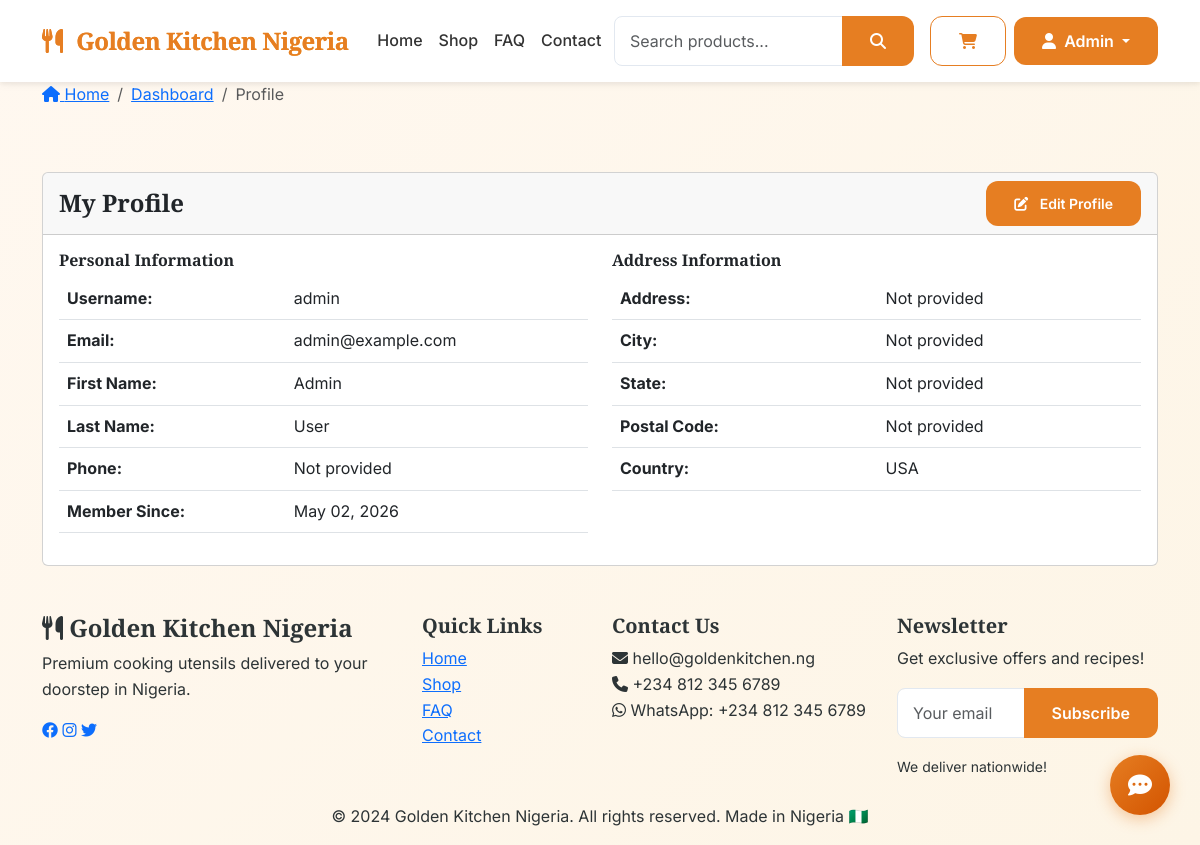
/user/profile (signed in), run on the app's committed database.
### app/models.py (models this page shows, shortened)
class User(UserMixin, db.Model):
    __tablename__ = 'users'
    id = db.Column(db.Integer, primary_key=True)
    email = db.Column(db.String(120), unique=True, nullable=False, index=True)
    username = db.Column(db.String(80), unique=True, nullable=False)
    first_name = db.Column(db.String(50))
    last_name = db.Column(db.String(50))
    password_hash = db.Column(db.String(255), nullable=False)
    is_active = db.Column(db.Boolean, default=True)
    is_admin = db.Column(db.Boolean, default=False)
    email_verified = db.Column(db.Boolean, default=True)
    created_at = db.Column(db.DateTime, default=datetime.utcnow)
    last_login = db.Column(db.DateTime)
    phone = db.Column(db.String(20))
    address = db.Column(db.Text)
    city = db.Column(db.String(100))
    state = db.Column(db.String(100))
    postal_code = db.Column(db.String(20))
    country = db.Column(db.String(100), default='USA')
    newsletter_subscribed = db.Column(db.Boolean, default=False)
    total_spent = db.Column(db.Float, default=0.0)
    order_count = db.Column(db.Integer, default=0)

### app/blueprints/user.py (the view)
@user_bp.route('/profile')
@login_required
def profile():
    return render_template('user/profile.html', user=current_user)

### app/__init__.py (called while the page is built)
@login_manager.user_loader
def load_user(user_id):
    from app.models import User
    return User.query.get(int(user_id))

### app/templates/user/profile.html (shortened to what this page needs)
{% extends "base.html" %}
{% block breadcrumb_items %}
<li class="breadcrumb-item"><a href="{{ url_for('user.dashboard') }}">Dashboard</a></li>
<li class="breadcrumb-item active" aria-current="page">Profile</li>
{% endblock %}
{% block content %}
<div class="profile-page py-5">
    <div class="container">
        <div class="row">
            <div class="col-md-12">
                <div class="card">
                    <div class="card-header d-flex justify-content-between align-items-center">
                        <h4 class="mb-0">My Profile</h4>
                        <a href="{{ url_for('user.edit_profile') }}" class="btn btn-terracotta btn-sm">
                            <i class="fas fa-edit me-2"></i> Edit Profile
                        </a>
                    </div>
                    <div class="card-body">
                        <div class="row">
                            <div class="col-md-6">
                                <h6>Personal Information</h6>
                                <table class="table">
                                    <tr>
                                        <th>Username:</th>
                                        <td>{{ user.username }}</td>
                                    </tr>
                                    <tr>
                                        <th>Email:</th>
                                        <td>{{ user.email }}</td>
                                    </tr>
                                    <tr>
                                        <th>First Name:</th>
                                        <td>{{ user.first_name or 'Not provided' }}</td>
                                    </tr>
                                    <tr>
                                        <th>Last Name:</th>
                                        <td>{{ user.last_name or 'Not provided' }}</td>
                                    </tr>
                                    <tr>
                                        <th>Phone:</th>
                                        <td>{{ user.phone or 'Not provided' }}</td>
                                    </tr>
                                    <tr>
                                        <th>Member Since:</th>
                                        <td>{{ user.created_at.strftime('%B %d, %Y') }}</td>
                                    </tr>
                                </table>
                            </div>
                            <div class="col-md-6">
                                <h6>Address Information</h6>
                                <table class="table">
                                    <tr>
                                        <th>Address:</th>
                                        <td>{{ user.address or 'Not provided' }}</td>
                                    </tr>
                                    <tr>
                                        <th>City:</th>
                                        <td>{{ user.city or 'Not provided' }}</td>
                                    </tr>
                                    <tr>
                                        <th>State:</th>
                                        <td>{{ user.state or 'Not provided' }}</td>
                                    </tr>
                                    <tr>
                                        <th>Postal Code:</th>
                                        <td>{{ user.postal_code or 'Not provided' }}</td>
                                    </tr>
                                    <tr>
                                        <th>Country:</th>
                                        <td>{{ user.country or 'Not provided' }}</td>
                                    </tr>
                                </table>
                            </div>
                        </div>
                    </div>
                </div>
            </div>
        </div>
    </div>
</div>
{% endblock %}

### app/templates/components/navbar.html (shortened to what this page needs)
<nav class="navbar navbar-expand-lg">
    <div class="container">
        <a class="navbar-brand" href="{{ url_for('main.index') }}">
            <i class="fas fa-utensils me-2"></i>
            Golden Kitchen Nigeria
        </a>
        <div class="collapse navbar-collapse" id="navbarNav">
            <ul class="navbar-nav mx-auto">
                <li class="nav-item"><a class="nav-link" href="{{ url_for('main.index') }}">Home</a></li>
                <li class="nav-item"><a class="nav-link" href="{{ url_for('main.products') }}">Shop</a></li>
                <li class="nav-item"><a class="nav-link" href="{{ url_for('main.faq') }}">FAQ</a></li>
                <li class="nav-item"><a class="nav-link" href="{{ url_for('main.contact') }}">Contact</a></li>
            </ul>
            <div class="search-container me-3">
                <form class="search-form" action="{{ url_for('main.search') }}" method="GET" autocomplete="off">
                    <div class="input-group">
                        <input type="text"
                               name="q"
                               id="searchInput"
                               class="form-control"
                               placeholder="Search products..."
                               aria-label="Search"
                               autocomplete="off">
                        <button class="btn btn-terracotta" type="submit">
                            <i class="fas fa-search"></i>
                        </button>
                    </div>
                </form>
            </div>
            <a href="{{ url_for('cart.view_cart') }}" class="btn btn-outline-terracotta position-relative me-2">
                <i class="fas fa-shopping-cart"></i>
            </a>
            {% if current_user.is_authenticated %}
            <div class="dropdown">
                <button class="btn btn-terracotta dropdown-toggle" data-bs-toggle="dropdown">
                    <i class="fas fa-user me-1"></i>
                    {{ current_user.first_name or current_user.username }}
                </button>
            </div>
            {% endif %}
        </div>
    </div>
</nav>

### app/static/css/style.css (style rules this page uses)
:root { --terracotta: #E67E22; --terracotta-light: #F39C12; --terracotta-dark: #D35400; --gold: #FFD700; --gold-light: #FFE44D; --gold-dark: #CCA800; --warm-orange: #F5A623; --clay: #C0392B; --sand: #FDEBD0; --cream: #FFF8F0; --dark-charcoal: #2C3E50; --light-gray: #F7F9FC; --medium-gray: #E2E8F0; --text-dark: #2D3436; --text-light: #636E72; --gradient-primary: linear-gradient(135deg, var(--terracotta) 0%, var(--terracotta-light) 100%); --gradient-dark: linear-gradient(135deg, var(--terracotta-dark) 0%, var(--terracotta) 100%); --gradient-gold: linear-gradient(135deg, var(--gold) 0%, var(--gold-dark) 100%); --gradient-bg: linear-gradient(135deg, var(--cream) 0%, #FDF5E6 100%); --shadow-sm: 0 2px 4px rgba(0,0,0,0.05); --shadow-md: 0 4px 6px rgba(0,0,0,0.07); --shadow-lg: 0 10px 25px rgba(0,0,0,0.1); --shadow-xl: 0 20px 40px rgba(0,0,0,0.15); --shadow-hover: 0 20px 35px rgba(230,126,34,0.15); --radius-sm: 8px; --radius-md: 12px; --radius-lg: 20px; --radius-xl: 30px; }
* { margin: 0; padding: 0; box-sizing: border-box; }
body { font-family: 'Inter', sans-serif; color: var(--text-dark); background: var(--gradient-bg); line-height: 1.6; overflow-x: hidden; }
h1, h2, h3, h4, h5, h6 { font-family: 'Playfair Display', serif; font-weight: 600; }
.navbar { padding: 1rem 0; background: white !important; }
.navbar-brand { font-family: 'Playfair Display', serif; font-size: 1.8rem; font-weight: 700; background: var(--gradient-primary); -webkit-background-clip: text; background-clip: text; color: transparent; letter-spacing: -0.5px; }
.navbar-brand i { color: var(--terracotta); background: none; -webkit-background-clip: unset; background-clip: unset; }
.nav-link { font-weight: 500; color: var(--text-dark); transition: all 0.3s ease; position: relative; }
.nav-link::after { content: ''; position: absolute; bottom: -5px; left: 50%; transform: translateX(-50%); width: 0; height: 2px; background: var(--gradient-primary); transition: width 0.3s ease; }
.btn { padding: 12px 28px; font-weight: 600; border-radius: var(--radius-md); transition: all 0.3s ease; position: relative; overflow: hidden; }
.btn::before { content: ''; position: absolute; top: 50%; left: 50%; width: 0; height: 0; background: rgba(255,255,255,0.2); border-radius: 50%; transform: translate(-50%, -50%); transition: width 0.6s, height 0.6s; }
.btn-terracotta { background: var(--gradient-primary); border: none; color: white; }
.btn-outline-terracotta { border: 2px solid var(--terracotta); background: transparent; color: var(--terracotta); }
.form-control, .form-select { border: 1px solid var(--medium-gray); border-radius: var(--radius-sm); padding: 12px 15px; transition: all 0.3s ease; }

### app/templates/components/navbar.html (style rules this page uses)
.search-container { position: relative; width: 300px; }
.search-form { width: 100%; }
.navbar { background: white; box-shadow: 0 2px 10px rgba(0,0,0,0.05); padding: 1rem 0; }
.navbar-brand { font-size: 1.5rem; font-weight: 700; color: #E67E22; }
.nav-link { font-weight: 500; color: #333; transition: color 0.3s ease; }
.btn-terracotta { background: #E67E22; border: none; color: white; }
.btn-outline-terracotta { border: 1px solid #E67E22; color: #E67E22; background: transparent; }

### data on the page
User: first_name "Admin", username "admin", email "admin@example.com", last_name "User", phone "Not provided", created_at "May 02, 2026", address "Not provided", city "Not provided", state "Not provided", postal_code "Not provided", country "USA"
